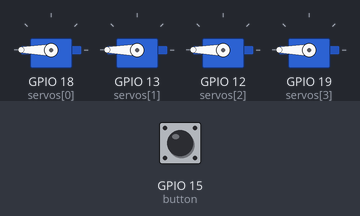
Bench run of a program on a simulated Raspberry Pi (BCM pin numbers). Parts: 4 × servo. Inputs (shaded band) come from the test bench; at power-on: GPIO 15 (button) HIGH. Servo angles are drawn from the pulse width (0.5 ms = 0°, 2.5 ms = 180°); what the program prints to the terminal is not drawn.

Above: at 2.2 s.
2.3 s: GPIO 15 (button) pulled LOW for 3.2 s
At 3.2 s:
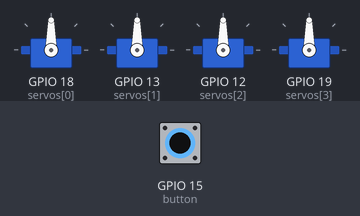
Timing chart, 0 to 7.8 s (numbered marks = the images above; inputs shaded):
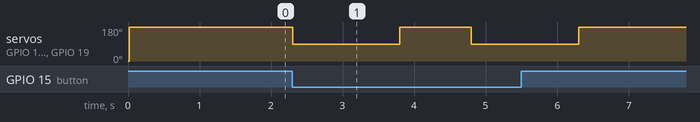

Measured:
- after the input at 2.3 s, servo on GPIO 18 (servos[0]), servo on GPIO 13 (servos[1]), servo on GPIO 12 (servos[2]), servo on GPIO 19 (servos[3]): alternates 180° for 1.0 s and 90° for 1.5 s, 4 changes in all, then stays 180°, starting at once

The program:

servo_speed_test.py
```python
"""
Swing arm simulation: 4 servos rest at 180, swing to 90 at adjustable speed, return to 180 and hold.
Triggered together by a single button press.
"""

import time
from gpiozero import AngularServo, Button
from gpiozero.pins.lgpio import LGPIOFactory

# ---- CONFIG ----
SERVO_PINS = [18, 13, 12, 19]
BUTTON_PIN = 15
REST_ANGLE = 180
SWING_ANGLE = 90
HOLD_AT_SWING = 1.5
REST_SETTLE = 1.0

SPEED = 100          # 1-100. 100 = fastest (direct jump), lower = slower stepped movement
STEP_SIZE = 2         # degrees per step when speed < 100 (smaller = smoother but more steps)

factory = LGPIOFactory()

servos = [
    AngularServo(
        pin,
        min_angle=0,
        max_angle=180,
        min_pulse_width=0.0005,
        max_pulse_width=0.0025,
        pin_factory=factory,
    )
    for pin in SERVO_PINS
]

button = Button(BUTTON_PIN, pin_factory=factory)

def move_all(target_angle, speed=SPEED):
    """Move all servos to target_angle. speed=100 jumps directly (max mechanical speed).
    Lower speed steps through intermediate angles with a delay, simulating slower motion."""
    if speed >= 100:
        for s in servos:
            s.angle = target_angle
        return

    # delay per step scales inversely with speed: lower speed = longer delay
    # at speed=1, delay is largest; at speed=99, delay is tiny (near-instant)
    delay_per_step = (100 - speed) / 100 * 0.05   # tune 0.05 to taste

    # step each servo from its current angle toward target
    current_angles = [s.angle if s.angle is not None else REST_ANGLE for s in servos]
    steps_needed = max(
        abs(target_angle - cur) for cur in current_angles
    ) / STEP_SIZE
    steps_needed = max(1, int(steps_needed))

    for step in range(1, steps_needed + 1):
        for i, s in enumerate(servos):
            start = current_angles[i]
            new_angle = start + (target_angle - start) * (step / steps_needed)
            s.angle = new_angle
        time.sleep(delay_per_step)

def swing_cycle():
    move_all(SWING_ANGLE, SPEED)
    time.sleep(HOLD_AT_SWING)
    move_all(REST_ANGLE, SPEED)
    time.sleep(REST_SETTLE)

def main():
    print(f"Resting all servos at {REST_ANGLE} degrees. Speed set to {SPEED}%. Waiting for button presses...")
    move_all(REST_ANGLE, speed=100)   # snap to rest instantly on startup
    time.sleep(1)

    while True:
        button.wait_for_press()
        print(f"Button pressed — swinging all servos at speed {SPEED}%.")
        swing_cycle()
        print(f"Back at rest ({REST_ANGLE}). Waiting for next press...")

if __name__ == "__main__":
    try:
        main()
    except KeyboardInterrupt:
        print("\nStopped.")
    finally:
        for s in servos:
            s.detach()
```
